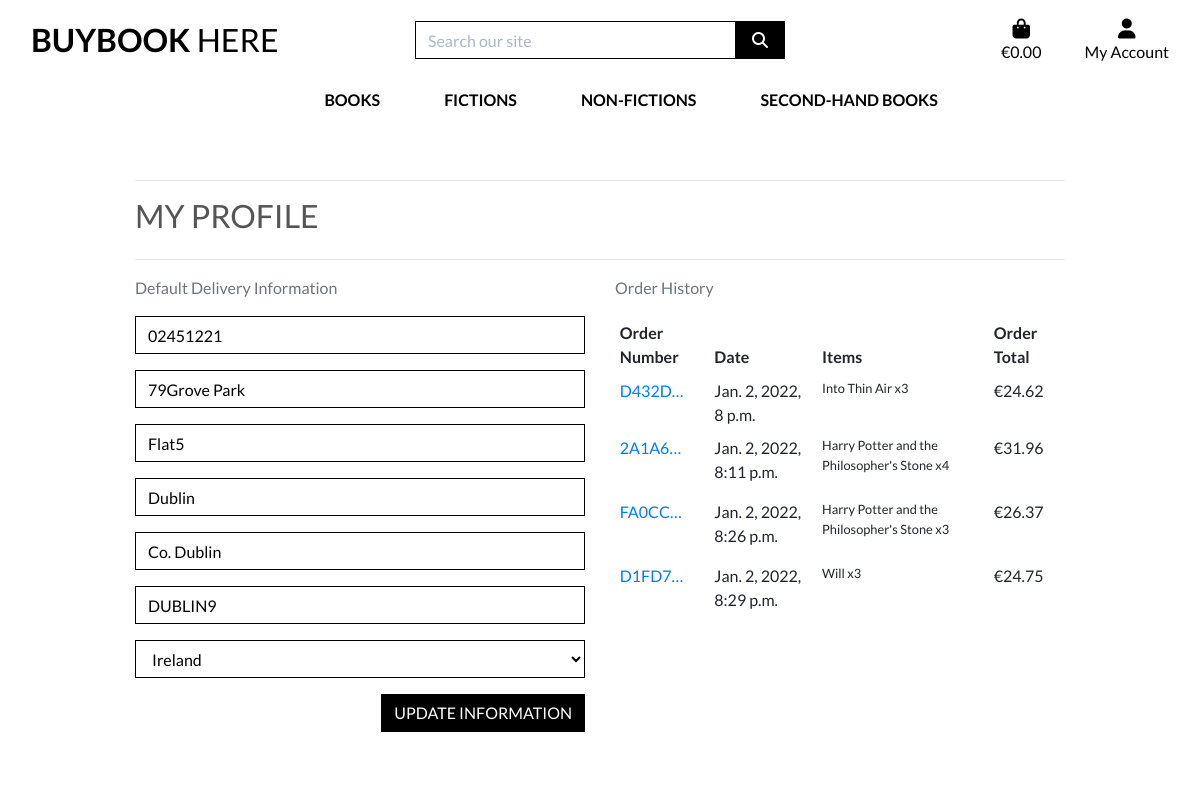
/profile/ (signed in), run on the app's committed database.
### profiles/models.py (models this page shows, shortened)
class UserProfile(models.Model):
    user = models.OneToOneField(User, on_delete=models.CASCADE)
    default_phone_number = models.CharField(max_length=20, null=True, blank=True)
    default_street_address1 = models.CharField(max_length=80, null=True, blank=True)
    default_street_address2 = models.CharField(max_length=80, null=True, blank=True)
    default_town_or_city = models.CharField(max_length=40, null=True, blank=True)
    default_county = models.CharField(max_length=80, null=True, blank=True)
    default_postcode = models.CharField(max_length=20, null=True, blank=True)
    default_country = CountryField(blank_label='Country', null=True, blank=True)

### checkout/models.py (models this page shows, shortened)
class Order(models.Model):
    order_number = models.CharField(max_length=32, null=False, editable=False)
    user_profile = models.ForeignKey(UserProfile, on_delete=models.SET_NULL,
                                     null=True, blank=True, related_name='orders')
    full_name = models.CharField(max_length=50, null=False, blank=False)
    email = models.EmailField(max_length=254, null=False, blank=False)
    phone_number = models.CharField(max_length=20, null=False, blank=False)
    country = CountryField(blank_label='Country *', null=False, blank=False)
    postcode = models.CharField(max_length=20, null=True, blank=True)
    town_or_city = models.CharField(max_length=40, null=False, blank=False)
    street_address1 = models.CharField(max_length=80, null=False, blank=False)
    street_address2 = models.CharField(max_length=80, null=True, blank=True)
    county = models.CharField(max_length=80, null=True, blank=True)
    date = models.DateTimeField(auto_now_add=True)
    delivery_cost = models.DecimalField(max_digits=6, decimal_places=2, null=False, default=0)
    order_total = models.DecimalField(max_digits=10, decimal_places=2, null=False, default=0)
    grand_total = models.DecimalField(max_digits=10, decimal_places=2, null=False, default=0)
    original_bag = models.TextField(null=False, blank=False, default='')
    stripe_pid = models.CharField(max_length=254, null=False, blank=False, default='')

class OrderLineItem(models.Model):
    order = models.ForeignKey(Order, null=False, blank=False, on_delete=models.CASCADE, related_name='lineitems')
    book = models.ForeignKey(Book, null=False, blank=False, on_delete=models.CASCADE)
    quantity = models.IntegerField(null=False, blank=False, default=0)
    lineitem_total = models.DecimalField(max_digits=6, decimal_places=2, null=False, blank=False, editable=False)

### books/models.py (models this page shows, shortened)
class Book(models.Model):
    category = models.ForeignKey('Category', null=True, blank=True, on_delete=models.SET_NULL)
    code = models.CharField(max_length=254, null=True, blank=True)
    title = models.CharField(max_length=254)
    author = models.CharField(max_length=254, null=True, blank=True)
    description = models.TextField()
    price = models.DecimalField(max_digits=6, decimal_places=2)
    rating = models.DecimalField(max_digits=6, decimal_places=2, null=True, blank=True)
    image_url = models.URLField(max_length=1024, null=True, blank=True)
    image = models.ImageField(null=True, blank=True)

### profiles/views.py (the view)
# urls.py: path('profile/', include('profiles.urls')),
def profile(request):
    profile = get_object_or_404(UserProfile, user=request.user)
    if request.method == 'POST':
        form = UserProfileForm(request.POST, instance=profile)
        if form.is_valid():
            form.save()
            messages.success(request, 'Profile updated successfully')
        else:
            messages.error(request, 'Update failed. Please ensure the form is valid.')
    else:
        form = UserProfileForm(instance=profile)
    orders = profile.orders.all()
    template = 'profiles/profile.html'
    context = {
        'form': form,
        'orders': orders,
        'on_profile_page': True
    }
    return render(request, template, context)

### profiles/forms.py
class UserProfileForm(forms.ModelForm):
    class Meta:
        model = UserProfile
        exclude = ('user',)
    def __init__(self, *args, **kwargs):
        super().__init__(*args, **kwargs)
        placeholders = {
            'default_phone_number': 'Phone Number',
            'default_postcode': 'Postal Code',
            'default_town_or_city': 'Town or City',
            'default_street_address1': 'Street Address 1',
            'default_street_address2': 'Street Address 2',
            'default_county': 'County, State or Locality',
        }
        self.fields['default_phone_number'].widget.attrs['autofocus'] = True
        for field in self.fields:
            if field != 'default_country':
                if self.fields[field].required:
                    placeholder = f'{placeholders[field]} *'
                else:
                    placeholder = placeholders[field]
                self.fields[field].widget.attrs['placeholder'] = placeholder
            self.fields[field].widget.attrs['class'] = 'border-black rounded-0 profile-form-input'
            self.fields[field].label = False

### bag/contexts.py (called while the page is built, shortened)
def bag_contents(request):
    bag_items = []
    total = 0
    book_count = 0
    bag = request.session.get('bag', {})
    if total < settings.FREE_DELIVERY_THRESHOLD:
        delivery = total * Decimal(settings.STANDARD_DELIVERY_PERCENTAGE / 100)
        free_delivery_delta = settings.FREE_DELIVERY_THRESHOLD - total
    else:
        delivery = 0
        free_delivery_delta = 0
    grand_total = delivery + total
    context = {
        'bag_items': bag_items,
        'total': total,
        'book_count': book_count,
        'delivery': delivery,
        'free_delivery_delta': free_delivery_delta,
        'free_delivery_threshold': settings.FREE_DELIVERY_THRESHOLD,
        'grand_total': grand_total,
    }
    return context

### profiles/templates/profiles/profile.html (shortened to what this page needs)
{% extends "base.html" %}
{% load static %}
{% block extra_css %}
    <link rel="stylesheet" href="{% static 'profiles/css/profile.css' %}">
{% endblock %}
{% block page_header %}
    <div class="container header-container">
    </div>
{% endblock %}
{% block content %}
    <div class="overlay"></div>
    <div class="container">
        <div class="row">
            <div class="col">
                <hr>
                <h2 class="logo-font mb-4">My Profile</h2>
                <hr>
            </div>
        </div>
        <div class="row">
            <div class="col-12 col-lg-6">
                <p class="text-muted">Default Delivery Information</p>
                <form class="mt-3" action="{% url 'profile' %}" method="POST" id="profile-update-form">
                    {{ form|crispy }}
                    <button class="btn btn-black rounded-0 text-uppercase float-right">Update Information</button>
                </form>
            </div>
            <div class="col-12 col-lg-6">
                <p class="text-muted">Order History</p>
                <div class="order-history table-responsive">
                    <table class="table table-sm table-borderless">
                        <thead>
                            <tr>
                                <th>Order Number</th>
                                <th>Date</th>
                                <th>Items</th>
                                <th>Order Total</th>
                            </tr>
                        </thead>
                        <tbody>
                            {% for order in orders %}
                                <tr>
                                    <td>
                                        <a href="{% url 'order_history' order.order_number %}"
                                        title="{{ order.order_number }}">
                                            {{ order.order_number|truncatechars:6 }}
                                        </a>
                                    </td>
                                    <td>{{ order.date }}</td>
                                    <td>
                                        <ul class="list-unstyled">
                                            {% for item in order.lineitems.all %}
                                                <li class="small">
                                                   {{ item.book.title }} x{{ item.quantity }}
                                                </li>
                                            {% endfor %}
                                        </ul>
                                    </td>
                                    <td>€{{ order.grand_total }}</td>
                                </tr>
                            {% endfor %}
                        </tbody>
                    </table>
                </div>
            </div>
        </div>
{% endblock %}

### static/css/base.css (style rules this page uses)
html { height: 100%; }
body { background: url('/media/homepage_background_bookstore.png') no-repeat center center fixed; background-size: cover; height: calc(100vh - 164px); color: #555; font-family: 'Lato'; }
.logo-font { text-transform: uppercase; }
.btn-black { background: black; color: white; }
.border-black { border: 1px solid black !important; }
.overlay { height: 100%; width: 100%; top: 0; left: 0; position: fixed; background: white; z-index: -1; }
@media (min-width: 1200px) { .container { max-width: 80%; } }
@media (min-width: 992px) { .header-container { padding-top: 164px; } }

### profiles/static/profiles/css/profile.css (style rules this page uses)
.order-history { max-height: 416px; overflow-y: auto; }
#profile-update-form .form-control { color: #000; }
#profile-update-form input::placeholder { color: #aab7c4; }
#id_default_country, #id_default_country option:not(:first-child) { color: #000; }

### data on the page
UserProfile: default_phone_number "02451221", default_street_address1 "79Grove Park", default_street_address2 "Flat5", default_town_or_city "Dublin", default_county "Co. Dublin", default_postcode "DUBLIN9", default_country "Ireland"
Order: order_number "D432D…", date "Jan. 2, 2022, 8 p.m.", grand_total "24.62"
OrderLineItem: book "Into Thin Air", quantity "3"
Order: order_number "2A1A6…", date "Jan. 2, 2022, 8:11 p.m.", grand_total "31.96"
OrderLineItem: book "Harry Potter and the Philosopher's Stone", quantity "4"
Order: order_number "FA0CC…", date "Jan. 2, 2022, 8:26 p.m.", grand_total "26.37"
OrderLineItem: book "Harry Potter and the Philosopher's Stone", quantity "3"
Order: order_number "D1FD7…", date "Jan. 2, 2022, 8:29 p.m.", grand_total "24.75"
OrderLineItem: book "Will", quantity "3"
